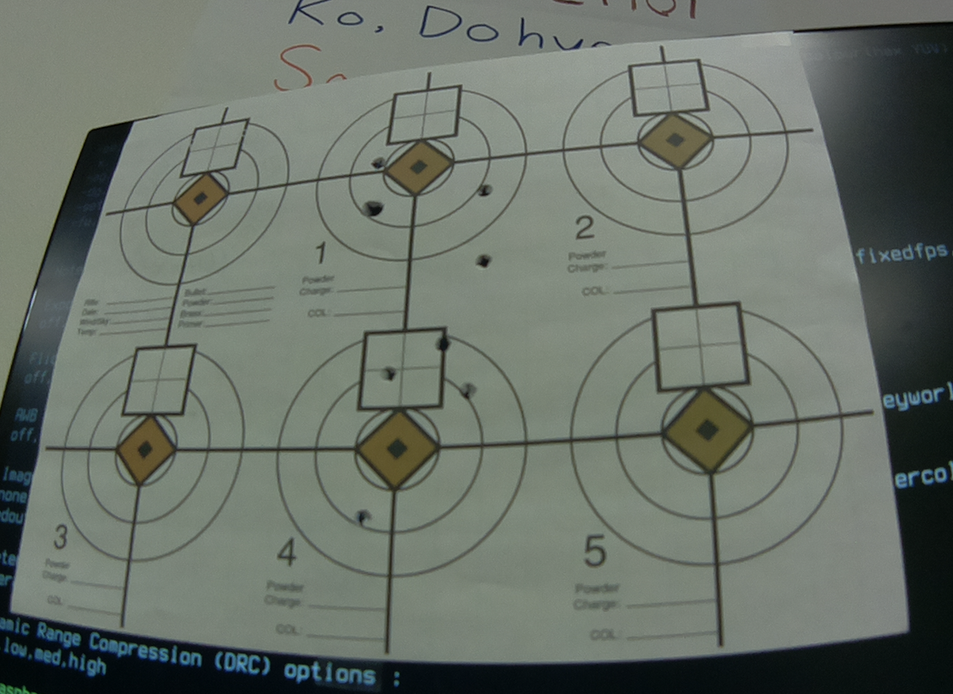
#> input picture imgProcessing/img/5.png, 953 x 694 px, shrunk from 1356 x 988 before the run, found by its file name
$ python matching.py
#> lines starting #> are read from the running program, lines starting #| are printed output that depends on the picture
import numpy as np
import cv2 as cv
import matplotlib.pyplot as plt
img1 = cv.imread('/Users/dongheon97/Desktop/5.png',cv.IMREAD_GRAYSCALE)          # queryImage
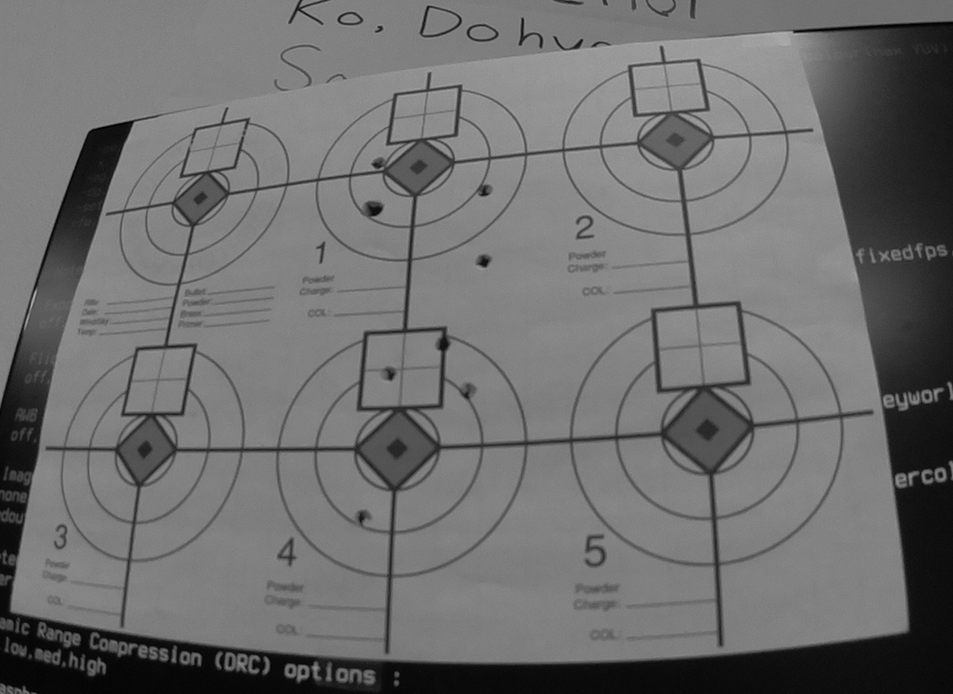
#> img1: shape (694, 953); min 0, max 182, mean 109.7
img2 = cv.imread('/Users/dongheon97/Desktop/6.png',cv.IMREAD_GRAYSCALE) # trainImage
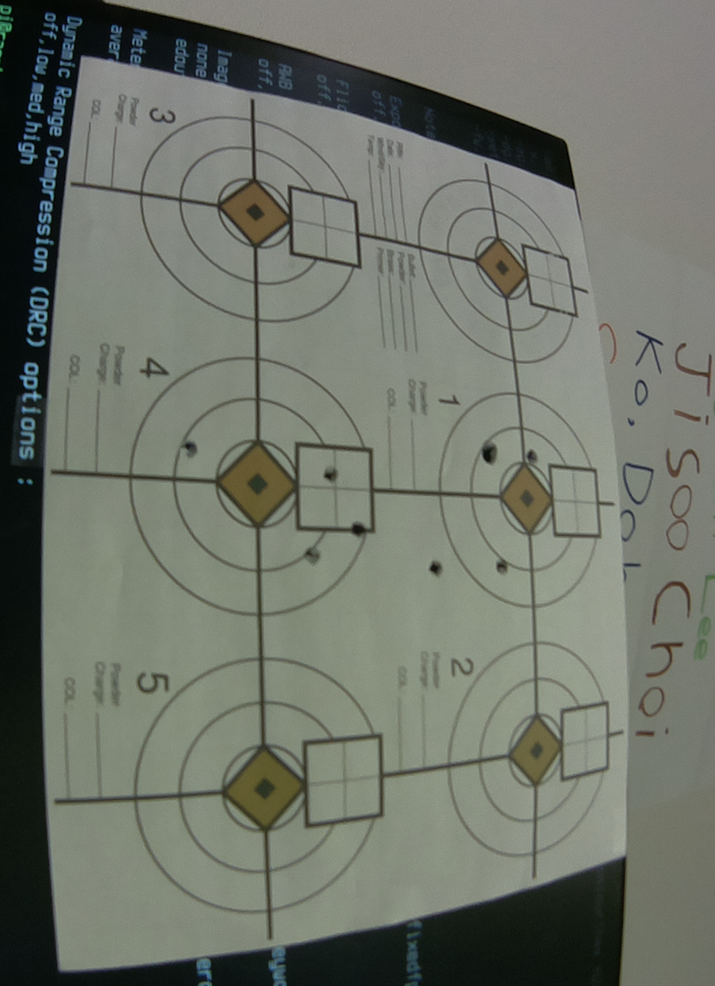
#> input picture imgProcessing/img/6.png, 715 x 986 px, shrunk from 1018 x 1404 before the run, found by its file name
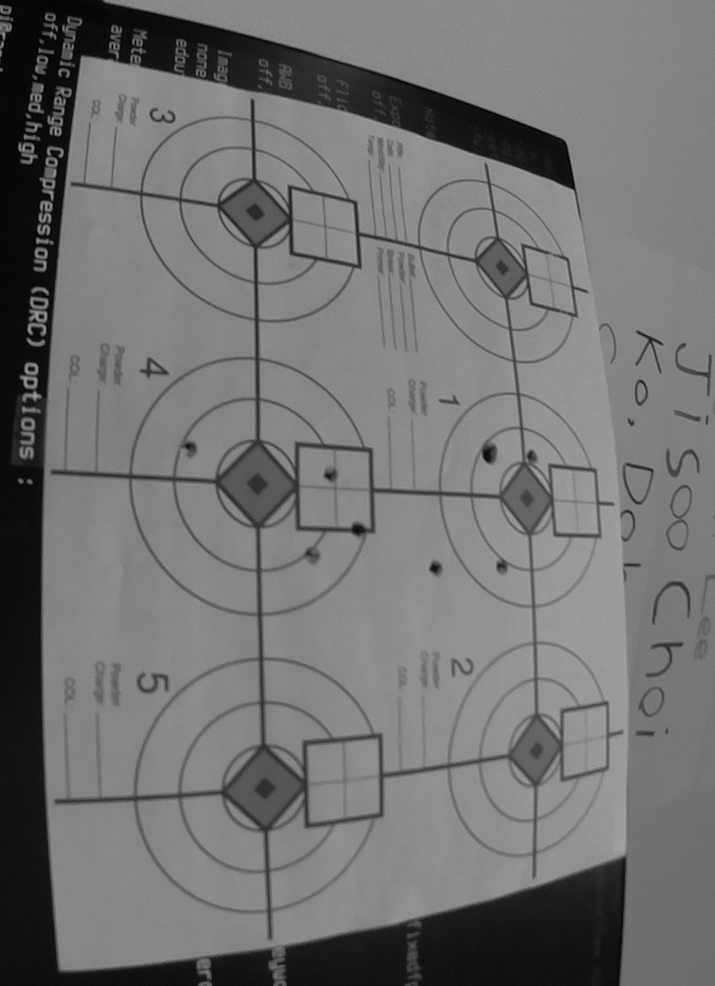
#> img2: shape (986, 715); min 0, max 166, mean 113.3
# Initiate ORB detector
orb = cv.ORB_create()
# find the keypoints and descriptors with ORB
kp1, des1 = orb.detectAndCompute(img1,None)
#> kp1 = 500 keypoints; strongest (x, y, size): (131, 122, 31), (130, 122, 44.6), (122, 125, 111.1), (130, 123, 53.6)
kp2, des2 = orb.detectAndCompute(img2,None)
#> kp2 = 500 keypoints; strongest (x, y, size): (40, 316, 31), (55, 133, 31), (37, 241, 31), (37, 240, 37.2)

# create BFMatcher object
bf = cv.BFMatcher(cv.NORM_HAMMING, crossCheck=True)
# Match descriptors.
matches = bf.match(des1,des2)
#> matches = 192 matches
# Sort them in the order of their distance.
matches = sorted(matches, key = lambda x:x.distance)
# Draw first 10 matches.
img3 = cv.drawMatches(img1,kp1,img2,kp2,matches[:10],None,flags=cv.DrawMatchesFlags_NOT_DRAW_SINGLE_POINTS)
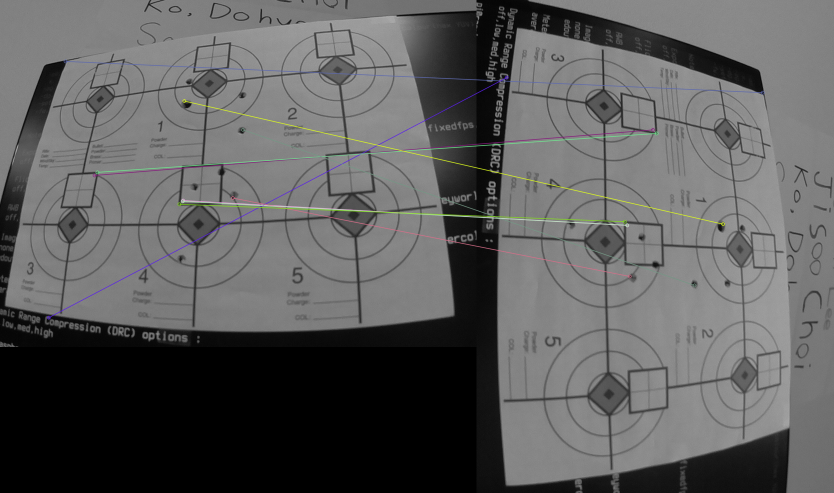
#> img3: shape (986, 1668, 3) (shown at 1/2 size); mean of channels 0, 1, 2 92.9, 93, 93; drawn as B, G, R
plt.imshow(img3),plt.show()
